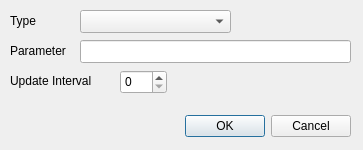
<?xml version="1.0" encoding="UTF-8"?>
<ui version="4.0">
 <class>ConfigDialog</class>
 <widget class="QDialog" name="ConfigDialog">
  <property name="geometry">
   <rect>
    <x>0</x>
    <y>0</y>
    <width>363</width>
    <height>150</height>
   </rect>
  </property>
  <property name="sizePolicy">
   <sizepolicy hsizetype="Fixed" vsizetype="Fixed">
    <horstretch>0</horstretch>
    <verstretch>0</verstretch>
   </sizepolicy>
  </property>
  <property name="minimumSize">
   <size>
    <width>363</width>
    <height>150</height>
   </size>
  </property>
  <property name="maximumSize">
   <size>
    <width>363</width>
    <height>150</height>
   </size>
  </property>
  <property name="windowTitle">
   <string>Configuration</string>
  </property>
  <widget class="QDialogButtonBox" name="buttonBox">
   <property name="geometry">
    <rect>
     <x>10</x>
     <y>110</y>
     <width>341</width>
     <height>32</height>
    </rect>
   </property>
   <property name="orientation">
    <enum>Qt::Horizontal</enum>
   </property>
   <property name="standardButtons">
    <set>QDialogButtonBox::Cancel|QDialogButtonBox::Ok</set>
   </property>
  </widget>
  <widget class="QSpinBox" name="spInterval">
   <property name="geometry">
    <rect>
     <x>120</x>
     <y>70</y>
     <width>47</width>
     <height>24</height>
    </rect>
   </property>
  </widget>
  <widget class="QLabel" name="label">
   <property name="geometry">
    <rect>
     <x>10</x>
     <y>70</y>
     <width>101</width>
     <height>21</height>
    </rect>
   </property>
   <property name="text">
    <string>Update Interval</string>
   </property>
  </widget>
  <widget class="QComboBox" name="cbType">
   <property name="geometry">
    <rect>
     <x>80</x>
     <y>10</y>
     <width>151</width>
     <height>23</height>
    </rect>
   </property>
   <property name="editable">
    <bool>false</bool>
   </property>
  </widget>
  <widget class="QLabel" name="label_2">
   <property name="geometry">
    <rect>
     <x>10</x>
     <y>40</y>
     <width>81</width>
     <height>21</height>
    </rect>
   </property>
   <property name="text">
    <string>Parameter</string>
   </property>
  </widget>
  <widget class="QLineEdit" name="txtParameter">
   <property name="geometry">
    <rect>
     <x>80</x>
     <y>40</y>
     <width>271</width>
     <height>23</height>
    </rect>
   </property>
  </widget>
  <widget class="QLabel" name="label_3">
   <property name="geometry">
    <rect>
     <x>10</x>
     <y>10</y>
     <width>57</width>
     <height>21</height>
    </rect>
   </property>
   <property name="text">
    <string>Type</string>
   </property>
  </widget>
 </widget>
 <resources/>
 <connections>
  <connection>
   <sender>buttonBox</sender>
   <signal>accepted()</signal>
   <receiver>ConfigDialog</receiver>
   <slot>accept()</slot>
   <hints>
    <hint type="sourcelabel">
     <x>248</x>
     <y>254</y>
    </hint>
    <hint type="destinationlabel">
     <x>157</x>
     <y>274</y>
    </hint>
   </hints>
  </connection>
  <connection>
   <sender>buttonBox</sender>
   <signal>rejected()</signal>
   <receiver>ConfigDialog</receiver>
   <slot>reject()</slot>
   <hints>
    <hint type="sourcelabel">
     <x>316</x>
     <y>260</y>
    </hint>
    <hint type="destinationlabel">
     <x>286</x>
     <y>274</y>
    </hint>
   </hints>
  </connection>
 </connections>
</ui>
